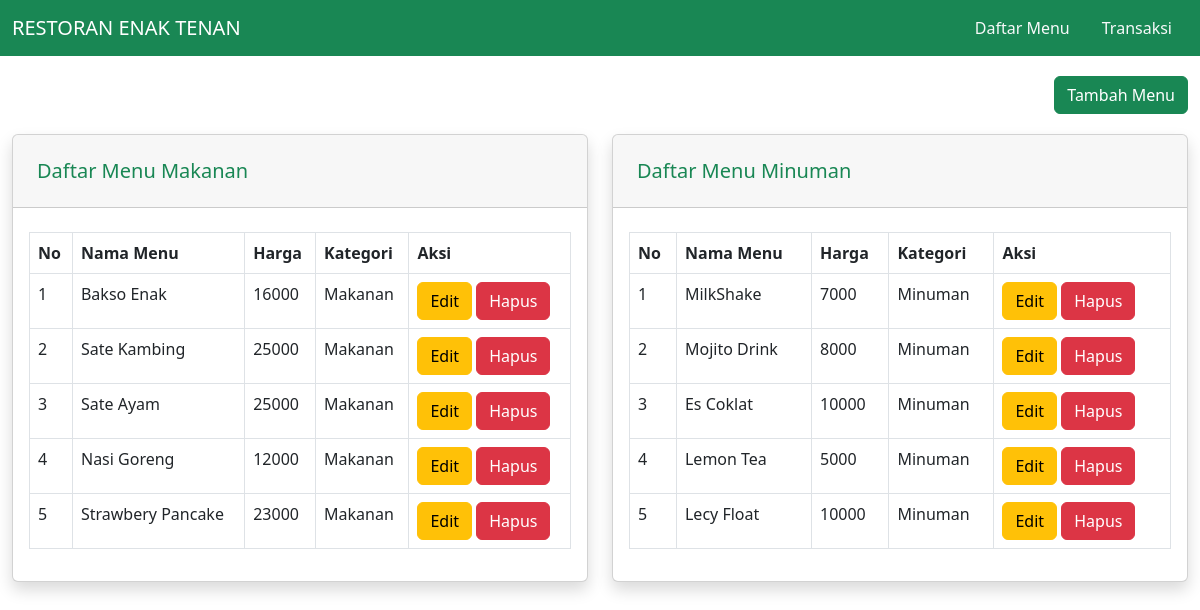
Page /toko/index.php on the committed database.
### tables this page shows
CREATE TABLE `menu` (
  `id_menu` int(5) NOT NULL,
  `nama_menu` varchar(30) DEFAULT NULL,
  `harga` int(30) DEFAULT NULL,
  `kategori` varchar(20) DEFAULT NULL
);

### toko/index.php (the view, shortened to what this page needs)
<!DOCTYPE html>
<html lang="en">
<head>
    <link href="bootstrap-5.2.2-dist/css/bootstrap.min.css" rel="stylesheet">
</head>
<body id="page-top">
    <div id="content-wrapper" class="d-flex flex-column">
        <div id="content">
            <nav class="navbar navbar-dark bg-success">
                <div class="container-fluid">
                    <a class="navbar-brand mb-0 h1" href="index.php">RESTORAN ENAK TENAN</a>
                    <ul class="nav justify-content-end">
                        <li class="nav-item">
                            <a class="nav-link" href="index.php">
                                <span class="text-light fs-6">Daftar Menu</span>
                            </a>
                        </li>
                        <li class="nav-item">
                            <a class="nav-link" href="transaksi.php">
                                <span class="text-light fs-6">Transaksi</span>
                            </a>
                        </li>
                    </ul>
                </div>
            </nav>
            <div class="container-fluid" style="margin-top: 20px;">
                <div class="d-grid gap-2 d-md-flex justify-content-md-end">
                    <a href="tambah_menu.php" class="btn btn-success btn-icon-split ">
                        <span class="text">Tambah Menu</span>
                    </a>
                </div>
                <div class="row" style="margin-top: 20px;">
                    <div class="col-lg-6">
                        <div class="card shadow mb-4">
                            <div class="card-header py-3">
                                <h5 class="m-2 font-weight-bold text-success">Daftar Menu Makanan</h5>
                            </div>
                            <div class="card-body">
                                <table class="table table-bordered" width="100%" cellspacing="0">
                                    <thead>
                                        <tr>
                                            <th>No</th>
                                            <th>Nama Menu</th>
                                            <th>Harga</th>
                                            <th>Kategori</th>
                                            <th>Aksi</th>
                                        </tr>
                                    </thead>
                                    <tbody>
                                        <?php
                                        $no = 1;
                                        include "konfigurasi2.php";
                                        $a = "select * from menu where kategori = 'Makanan'";
                                        $b = $koneksi->query($a);
                                        while ($c = $b->fetch_row()) {
                                        ?>
                                            <tr>
                                                <td><?php echo $no++; ?></td>
                                                <td><?php echo $c[1]; ?></td>
                                                <td><?php echo $c[2]; ?></td>
                                                <td><?php echo $c[3]; ?></td>
                                                <td>
                                                    <a href="edit_menu.php?id=<?= $c[0]; ?>"><input type="submit" value="Edit" class="btn btn-warning"></a>
                                                    <a href="hapus_menu.php?id=<?= $c[0]; ?>"><input type="reset" value="Hapus" class="btn btn-danger"></a>
                                                </td>
                                            </tr>
                                        <?php
                                        }
                                        ?>
                                    </tbody>
                                </table>
                            </div>
                        </div>
                    </div>
                    <div class="col-lg-6">
                        <div class="card shadow mb-4">
                            <div class="card-header py-3">
                                <h5 class="m-2 font-weight-bold text-success">Daftar Menu Minuman</h5>
                            </div>
                            <div class="card-body">
                                <table class="table table-bordered" width="100%" cellspacing="0">
                                    <thead>
                                        <tr>
                                            <th>No</th>
                                            <th>Nama Menu</th>
                                            <th>Harga</th>
                                            <th>Kategori</th>
                                            <th>Aksi</th>
                                        </tr>
                                    </thead>
                                    <tbody>
                                        <?php
                                        $no = 1;
                                        include "konfigurasi2.php";
                                        $a = "select * from menu where kategori = 'Minuman'";
                                        $b = $koneksi->query($a);
                                        while ($c = $b->fetch_row()) {
                                        ?>
                                            <tr>
                                                <td><?php echo $no++; ?></td>
                                                <td><?php echo $c[1]; ?></td>
                                                <td><?php echo $c[2]; ?></td>
                                                <td><?php echo $c[3]; ?></td>
                                                <td>
                                                    <a href="edit_menu.php?id=<?= $c[0]; ?>"><input type="submit" value="Edit" class="btn btn-warning"></a>
                                                    <a href="hapus_menu.php?id=<?= $c[0]; ?>"><input type="reset" value="Hapus" class="btn btn-danger"></a>
                                                </td>
                                            </tr>
                                        <?php
                                        }
                                        ?>
                                    </tbody>
                                </table>
                            </div>
                        </div>
                    </div>
                </div>
            </div>
        </div>
    </div>
</body>
</html>

### rows in the picture
menu: nama_menu "Bakso Enak", harga "16000", kategori "Makanan"
menu: nama_menu "Sate Kambing", harga "25000", kategori "Makanan"
menu: nama_menu "Sate Ayam", harga "25000", kategori "Makanan"
menu: nama_menu "Nasi Goreng", harga "12000", kategori "Makanan"
menu: nama_menu "Strawbery Pancake", harga "23000", kategori "Makanan"
menu: nama_menu "MilkShake", harga "7000", kategori "Minuman"
menu: nama_menu "Mojito Drink", harga "8000", kategori "Minuman"
menu: nama_menu "Es Coklat", harga "10000", kategori "Minuman"
menu: nama_menu "Lemon Tea", harga "5000", kategori "Minuman"
menu: nama_menu "Lecy Float", harga "10000", kategori "Minuman"
